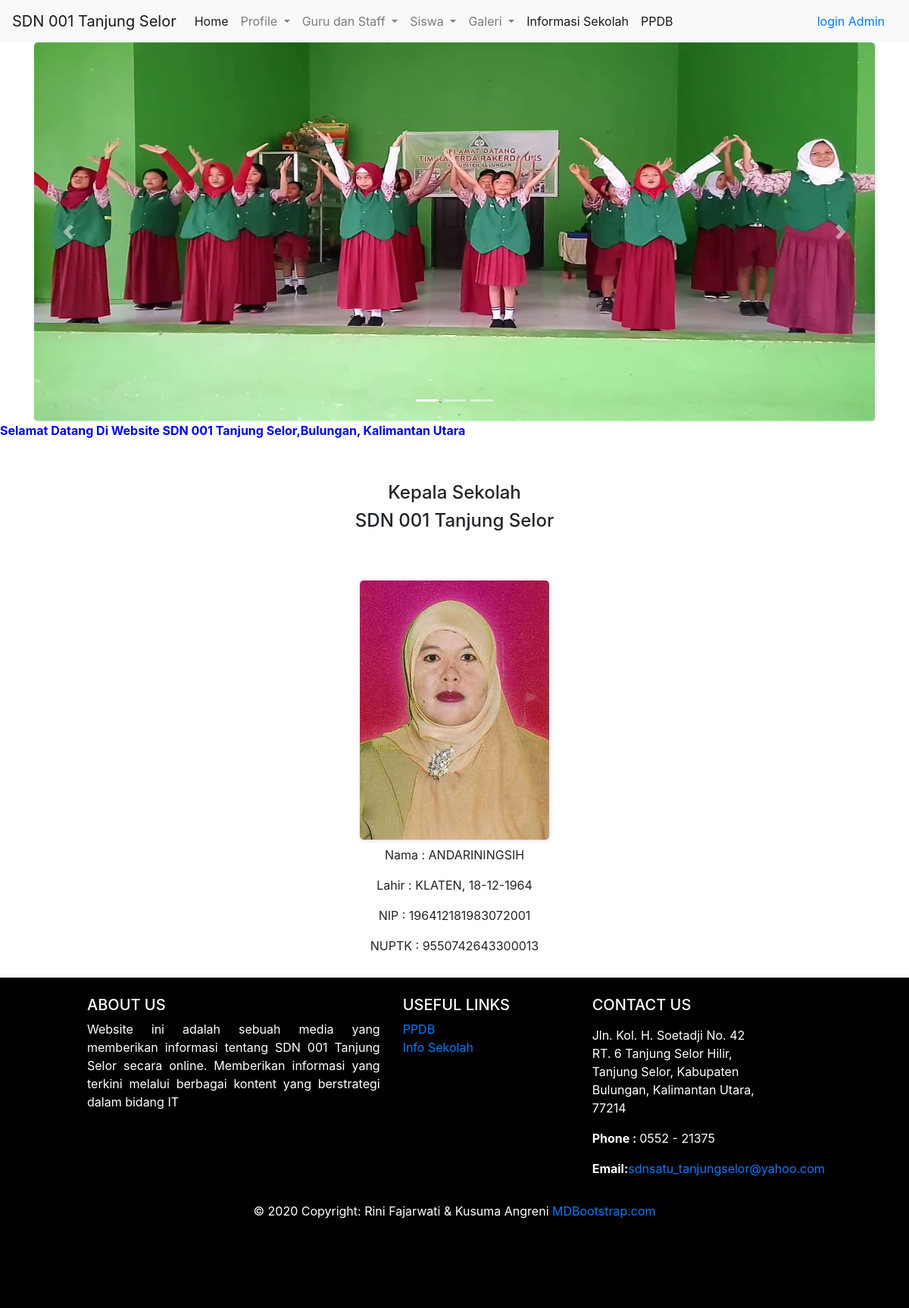
The app's page /page/kepsek.php with its own data.
### tables this page shows
CREATE TABLE `content` (
  `id` int(11) NOT NULL,
  `title` text NOT NULL,
  `content` text NOT NULL,
  `image` varchar(200) NOT NULL,
  `type` varchar(200) NOT NULL
);

CREATE TABLE `guru_staff` (
  `id` int(11) NOT NULL,
  `nama` varchar(500) NOT NULL,
  `lahir` varchar(200) NOT NULL,
  `nip` varchar(100) NOT NULL,
  `nuptk` varchar(100) NOT NULL,
  `image` varchar(200) NOT NULL,
  `kepsek` tinyint(1) NOT NULL,
  `guru` tinyint(1) NOT NULL,
  `staff` tinyint(1) NOT NULL,
  `bidang` varchar(20) NOT NULL
);

### page/kepsek.php (the view, shortened to what this page needs)
<?php
$admin = $_SESSION['auth'];
include "../config/koneksi.php";
?>
<!doctype html>
<html lang="en">
<head>
    <link rel="stylesheet" href="https://maxcdn.bootstrapcdn.com/bootstrap/4.0.0/css/bootstrap.min.css">
    <link rel="stylesheet" type="text/css" href="../css/global.css">
</head>
<body>
    <header>
        <nav class="navbar navbar-expand-lg navbar-light bg-light">
            <a class="navbar-brand" href="#">SDN 001 Tanjung Selor</a>
            <div class="collapse navbar-collapse" id="navbarSupportedContent">
                <ul class="navbar-nav mr-auto">
                    <li class="nav-item active">
                        <a class="nav-link" href="home.php">Home <span class="sr-only">(current)</span></a>
                    </li>
                    <li class="nav-item dropdown">
                        <a class="nav-link dropdown-toggle" href="#" id="navbarDropdown" role="button" data-toggle="dropdown" aria-haspopup="true" aria-expanded="false">
                            Profile
                        </a>
                    </li>
                    <li class="nav-item dropdown">
                        <a class="nav-link dropdown-toggle" href="#" id="navbarDropdown" role="button" data-toggle="dropdown" aria-haspopup="true" aria-expanded="false">
                            Guru dan Staff
                        </a>
                    </li>
                    <li class="nav-item dropdown">
                        <a class="nav-link dropdown-toggle" href="#" id="navbarDropdown" role="button" data-toggle="dropdown" aria-haspopup="true" aria-expanded="false">
                            Siswa
                        </a>
                    </li>
                    <li class="nav-item dropdown">
                        <a class="nav-link dropdown-toggle" href="#" id="navbarDropdown" role="button" data-toggle="dropdown" aria-haspopup="true" aria-expanded="false">
                            Galeri
                        </a>
                    </li>
                    <li class="nav-item active">
                        <a class="nav-link" href="info.php">Informasi Sekolah <span class="sr-only">(current)</span></a>
                    </li>
                    <li class="nav-item active">
                        <a class="nav-link" href="https://ppdbsd001tanjungselor.000webhostapp.com/">PPDB <span class="sr-only">(current)</span></a>
                    </li>
                </ul>
                <form class="nav-item active">
                    <?php
                    if ($admin === "true") {
                        echo " <a class='nav-link' href='logout.php'>Logout<span class='sr-only'>(current)</span></a>";
                    } else {
                        echo " <a class='nav-link' href='login.html'>login Admin<span class='sr-only'>(current)</span></a>";
                    }
                    ?>
                </form>
            </div>
        </nav>
        <div class="atas">
            <div id="carouselExampleIndicators" class="carousel slide" data-ride="carousel">
                <ol class="carousel-indicators">
                    <li data-target="#carouselExampleIndicators" data-slide-to="0" class="active"></li>
                    <li data-target="#carouselExampleIndicators" data-slide-to="1"></li>
                    <li data-target="#carouselExampleIndicators" data-slide-to="2"></li>
                </ol>
                <div class="carousel-inner container">
                    <?php
                    $ambildata = mysqli_query($conn, "SELECT * FROM content WHERE type='isifoto'");
                    $i = "false";
                    while ($tampil = mysqli_fetch_array($ambildata)) {
                        if ($i === "false") echo "<div class='carousel-item active'>";
                        else echo "<div class='carousel-item'>";
                        $i = "true";
                        echo "
                        <img class='d-block w-100' src='../image/$tampil[image]' width='350' height='500' alt='$tampil[content]'>
                    </div>
                    ";
                    }
                    ?>
                </div>
                <a class="carousel-control-prev" href="#carouselExampleIndicators" role="button" data-slide="prev">
                    <span class="carousel-control-prev-icon" aria-hidden="true"></span>
                </a>
                <a class="carousel-control-next" href="#carouselExampleIndicators" role="button" data-slide="next">
                    <span class="carousel-control-next-icon" aria-hidden="true"></span>
                </a>
            </div>
        </div>
        <div class="tulisan">
            <marquee style="color:  blue"><b> Selamat Datang Di Website SDN 001 Tanjung Selor,Bulungan, Kalimantan Utara</b>
            </marquee>
        </div>
    </header>
    <main class="container">
        <div>
            <div id="person">
                <div class="justify-content-center pl-3 pr-3 pt-5 pb-5">
                    <h4 style="text-align: center;">Kepala Sekolah</h4>
                    <h4>SDN 001 Tanjung Selor</h4>
                </div>
                <?php
                $ambildata = mysqli_query($conn, "SELECT * FROM guru_staff WHERE kepsek='1'");
                while ($tampil = mysqli_fetch_array($ambildata)) {
                    echo "
                        <img src='../image/$tampil[image]' alt='workingspace' class='img-fluid'>
                        <p>Nama : $tampil[nama]</p>
                        <p>Lahir : $tampil[lahir]</p>
                        <p>NIP : $tampil[nip]</p>
                        <p>NUPTK : $tampil[nuptk]</p>
                     ";
                }
                ?>
            </div>
    </main>
    <footer class="page-footer font-small blue pt-4">
        <div class="container-fluid text-center text-md-left">
            <div class="row">
                <div class="col-md-5 mt-md-0 mt-3">
                    <h5 class="text-uppercase">About Us</h5>
                    <?php
                    $ambildata = mysqli_query($conn, "SELECT * FROM content WHERE title='About'");
                    while ($tampil = mysqli_fetch_array($ambildata)) {
                        echo "
                                <p style='text-align:justify'>$tampil[content]</p>
                        ";
                    }
                    ?>
                </div>
                <div class="col-md-3 mb-md-0 mb-3">
                    <h5 class="text-uppercase">Useful Links</h5>
                    <ul class="list-unstyled">
                        <li>
                            <a href="https://ppdbsd001tanjungselor.000webhostapp.com/">PPDB</a>
                        </li>
                        <li>
                            <a href="info.php">Info Sekolah</a>
                        </li>
                    </ul>
                </div>
                <div class="col-md-3 mb-md-0 mb-3">
                    <h5 class="text-uppercase">Contact Us</h5>
                    <ul class="list-unstyled">
                        <li>
                            <p>
                            <address>Jln. Kol. H. Soetadji No. 42 RT. 6 Tanjung Selor Hilir, Tanjung Selor, Kabupaten Bulungan, Kalimantan Utara, 77214</address>
                            </p>
                        </li>
                        <li>
                            <p><strong>Phone : </strong>0552 - 21375<br /></p>
                        </li>
                        <li>
                            <p><strong>Email:</strong><a href="mailto:sdnsatu_tanjungselor@yahoo.com">sdnsatu_tanjungselor@yahoo.com</a></p>
                        </li>
                    </ul>
                </div>
            </div>
        </div>
        <div class="footer-copyright text-center py-3">© 2020 Copyright: Rini Fajarwati & Kusuma Angreni
            <a href="https://mdbootstrap.com/"> MDBootstrap.com</a>
        </div>
    </footer>
</body>
</html>

### css/global.css (style rules this page uses)
.atas { background-color: white; text-align: center; color: white; }
footer { background-color: black; color: white; padding: 100px; margin-top: 30px; }
#person h4, #person img, #person p { text-align: center; margin-left: auto; margin-right: auto; display: block; margin-top: 8px; }
img { box-shadow: 1px 1px 5px 1px rgba(0, 0, 0, 0.1); border-radius: 5px }
span { display: inline-block; width: 300px; height: 50px; overflow: hidden; }

### records on screen
content: image (picture)
guru_staff: image (picture), nama "ANDARININGSIH", lahir "KLATEN, 18-12-1964", nip "196412181983072001", nuptk "9550742643300013"
content: content "Website ini adalah sebuah media yang memberikan informasi tentang SDN 001 Tanjung Selor secara online. Memberikan informasi yang terkini melalui berbagai kontent yang berstrategi dalam bidang IT"
